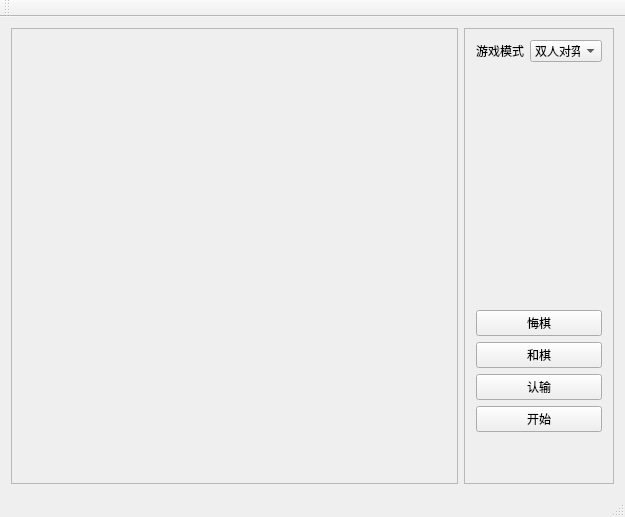
<?xml version="1.0" encoding="UTF-8"?>
<ui version="4.0">
 <class>GomokuGame</class>
 <widget class="QMainWindow" name="GomokuGame">
  <property name="geometry">
   <rect>
    <x>0</x>
    <y>0</y>
    <width>625</width>
    <height>517</height>
   </rect>
  </property>
  <property name="windowTitle">
   <string>GomokuGame</string>
  </property>
  <property name="windowIcon">
   <iconset>
    <normaloff>:/newPrefix/img/icon.png</normaloff>:/newPrefix/img/icon.png</iconset>
  </property>
  <widget class="QWidget" name="centralWidget">
   <layout class="QHBoxLayout" name="horizontalLayout">
    <item>
     <widget class="Game" name="game_frame">
      <property name="sizePolicy">
       <sizepolicy hsizetype="Expanding" vsizetype="Expanding">
        <horstretch>0</horstretch>
        <verstretch>0</verstretch>
       </sizepolicy>
      </property>
      <property name="frameShape">
       <enum>QFrame::StyledPanel</enum>
      </property>
      <property name="frameShadow">
       <enum>QFrame::Raised</enum>
      </property>
     </widget>
    </item>
    <item>
     <widget class="QFrame" name="opt_frame">
      <property name="sizePolicy">
       <sizepolicy hsizetype="Minimum" vsizetype="Preferred">
        <horstretch>0</horstretch>
        <verstretch>0</verstretch>
       </sizepolicy>
      </property>
      <property name="minimumSize">
       <size>
        <width>150</width>
        <height>0</height>
       </size>
      </property>
      <property name="maximumSize">
       <size>
        <width>150</width>
        <height>16777215</height>
       </size>
      </property>
      <property name="frameShape">
       <enum>QFrame::StyledPanel</enum>
      </property>
      <property name="frameShadow">
       <enum>QFrame::Raised</enum>
      </property>
      <layout class="QVBoxLayout" name="verticalLayout">
       <item>
        <layout class="QHBoxLayout" name="horizontalLayout_2">
         <item>
          <widget class="QLabel" name="label">
           <property name="text">
            <string>游戏模式</string>
           </property>
           <property name="buddy">
            <cstring>modelCbx</cstring>
           </property>
          </widget>
         </item>
         <item>
          <widget class="QComboBox" name="modelCbx">
           <property name="sizePolicy">
            <sizepolicy hsizetype="Expanding" vsizetype="Fixed">
             <horstretch>0</horstretch>
             <verstretch>0</verstretch>
            </sizepolicy>
           </property>
           <item>
            <property name="text">
             <string>双人对弈</string>
            </property>
           </item>
           <item>
            <property name="text">
             <string>人机对弈</string>
            </property>
           </item>
          </widget>
         </item>
        </layout>
       </item>
       <item>
        <spacer name="verticalSpacer_2">
         <property name="orientation">
          <enum>Qt::Vertical</enum>
         </property>
         <property name="sizeHint" stdset="0">
          <size>
           <width>20</width>
           <height>40</height>
          </size>
         </property>
        </spacer>
       </item>
       <item>
        <layout class="QHBoxLayout" name="horizontalLayout_3">
         <item>
          <widget class="QPushButton" name="undoButton">
           <property name="text">
            <string>悔棋</string>
           </property>
          </widget>
         </item>
        </layout>
       </item>
       <item>
        <layout class="QHBoxLayout" name="horizontalLayout_4">
         <item>
          <widget class="QPushButton" name="peaceButton">
           <property name="text">
            <string>和棋</string>
           </property>
          </widget>
         </item>
        </layout>
       </item>
       <item>
        <layout class="QHBoxLayout" name="horizontalLayout_5">
         <item>
          <widget class="QPushButton" name="giveupButton">
           <property name="text">
            <string>认输</string>
           </property>
          </widget>
         </item>
        </layout>
       </item>
       <item>
        <layout class="QHBoxLayout" name="horizontalLayout_6">
         <item>
          <widget class="QPushButton" name="startButton">
           <property name="text">
            <string>开始</string>
           </property>
          </widget>
         </item>
        </layout>
       </item>
       <item>
        <spacer name="verticalSpacer">
         <property name="orientation">
          <enum>Qt::Vertical</enum>
         </property>
         <property name="sizeType">
          <enum>QSizePolicy::Minimum</enum>
         </property>
         <property name="sizeHint" stdset="0">
          <size>
           <width>20</width>
           <height>40</height>
          </size>
         </property>
        </spacer>
       </item>
      </layout>
     </widget>
    </item>
   </layout>
  </widget>
  <widget class="QMenuBar" name="menuBar">
   <property name="geometry">
    <rect>
     <x>0</x>
     <y>0</y>
     <width>625</width>
     <height>23</height>
    </rect>
   </property>
  </widget>
  <widget class="QToolBar" name="mainToolBar">
   <attribute name="toolBarArea">
    <enum>TopToolBarArea</enum>
   </attribute>
   <attribute name="toolBarBreak">
    <bool>false</bool>
   </attribute>
  </widget>
  <widget class="QStatusBar" name="status_bar"/>
 </widget>
 <layoutdefault spacing="6" margin="11"/>
 <customwidgets>
  <customwidget>
   <class>Game</class>
   <extends>QFrame</extends>
   <header>game.h</header>
   <container>1</container>
  </customwidget>
 </customwidgets>
 <resources>
  <include location="source.qrc"/>
 </resources>
 <connections/>
</ui>
